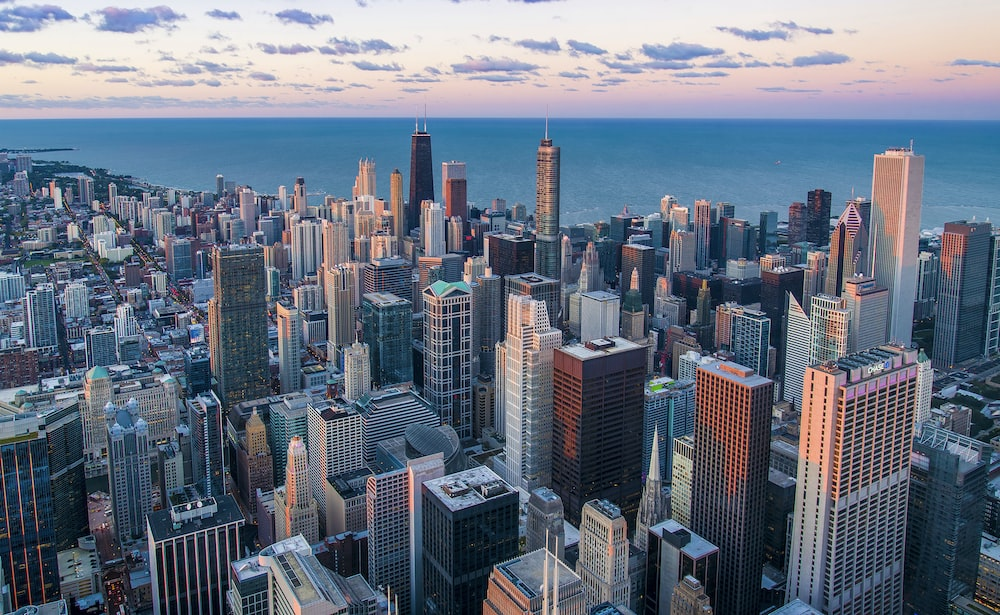
#> input picture Lab-03/reference.jpeg, 1000 x 615 px
$ python example.py
#> lines starting #> are read from the running program, lines starting #| are printed output that depends on the picture
import cv2
import numpy as np
import matplotlib.pyplot as plt

# Read the image
image = cv2.imread('reference.jpeg')
#> image is the input picture: shape (615, 1000, 3); mean B, G, R 129.8, 114.5, 104.5

if image is None:
    print('Could not read image')

#kernel1 -> Identity Filter
kernel1 = np.array([[0, 0, 0],
                    [0, 1, 0],
                    [0, 0, 0]])

identity = cv2.filter2D(src=image, ddepth=-1, kernel=kernel1)

kernel2 = np.ones((5, 5), np.float32) / 25
img = cv2.filter2D(src=image, ddepth=-1, kernel=kernel2)
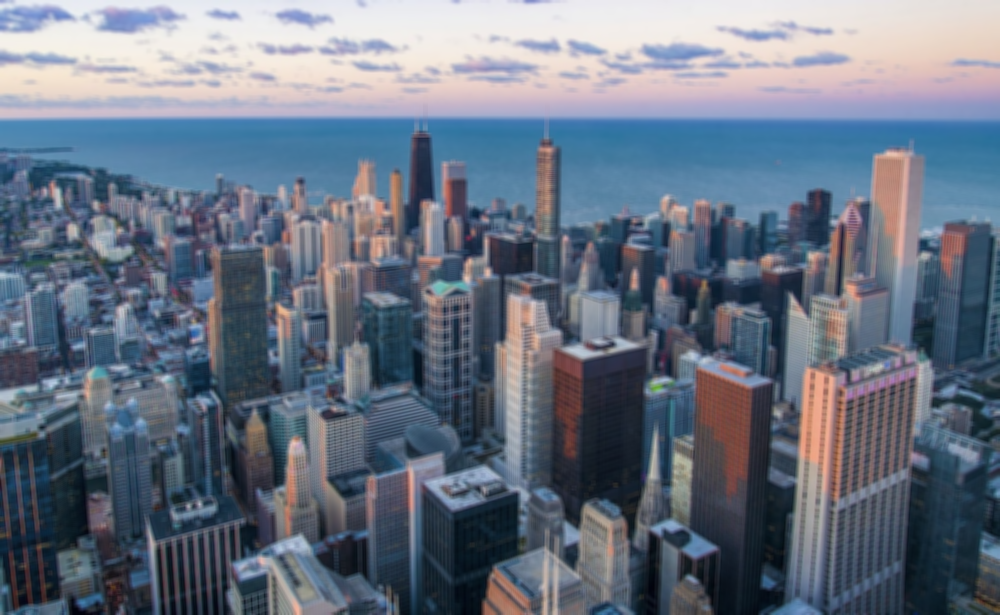
#> img: shape (615, 1000, 3); mean B, G, R 129.8, 114.5, 104.5

# Create a single window for displaying images
plt.figure(figsize=(12, 6))

# Display the original image
plt.subplot(131)
plt.imshow(cv2.cvtColor(image, cv2.COLOR_BGR2RGB))
plt.title('Original Image')
plt.axis('off')

# Display the identity filter result
plt.subplot(132)
plt.imshow(cv2.cvtColor(identity, cv2.COLOR_BGR2RGB))
plt.title('Identity Filter')
plt.axis('off')

# Display the kernel-blurred result
plt.subplot(133)
plt.imshow(cv2.cvtColor(img, cv2.COLOR_BGR2RGB))
plt.title('Kernel Blur')
plt.axis('off')

plt.tight_layout()
plt.show()
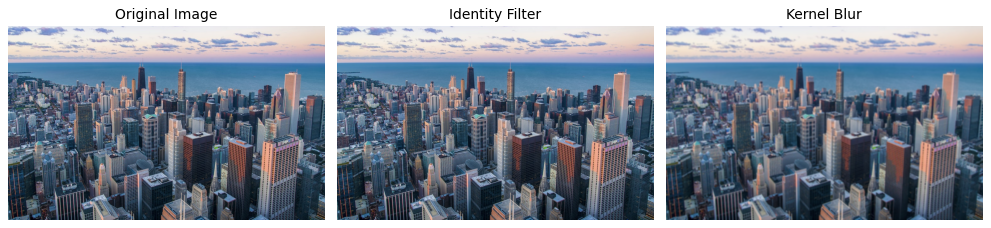
#> figure drawn by matplotlib, 3 panels

# Save the identity filter result
cv2.imwrite('identity.jpg', identity)

# Save the kernel-blurred result
cv2.imwrite('Blur_Kernel.jpg', img)

$ run again, with Lab-03/lane.jpg copied over Lab-03/reference.jpeg
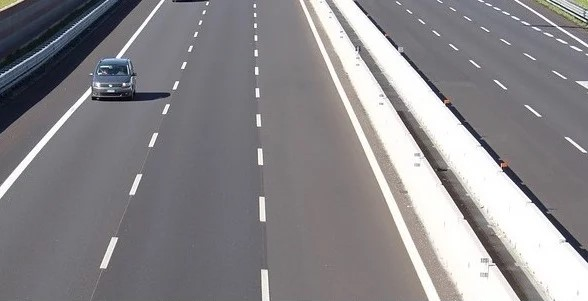
#> input picture Lab-03/lane.jpg, 588 x 301 px
#> image is the input picture: shape (301, 588, 3); mean B, G, R 138.1, 135, 137.2
#> `img = cv2.filter2D(src=image, ddepth=-1, kernel=kernel2)`:
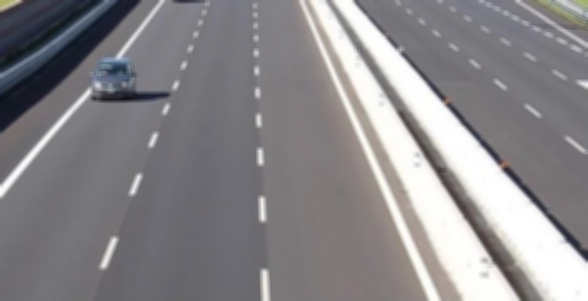
#> img: shape (301, 588, 3); mean B, G, R 138.1, 135, 137.2
#> `plt.show()`:
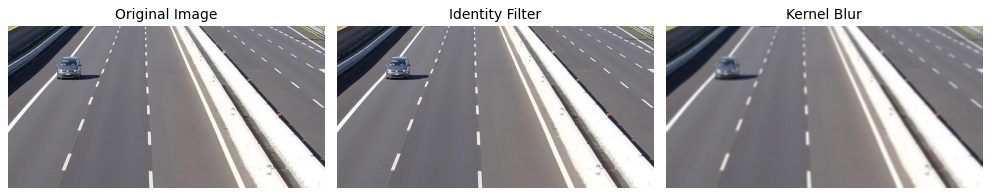
#> figure drawn by matplotlib, 3 panels

$ run again, with Lab-03/test.jpg copied over Lab-03/reference.jpeg
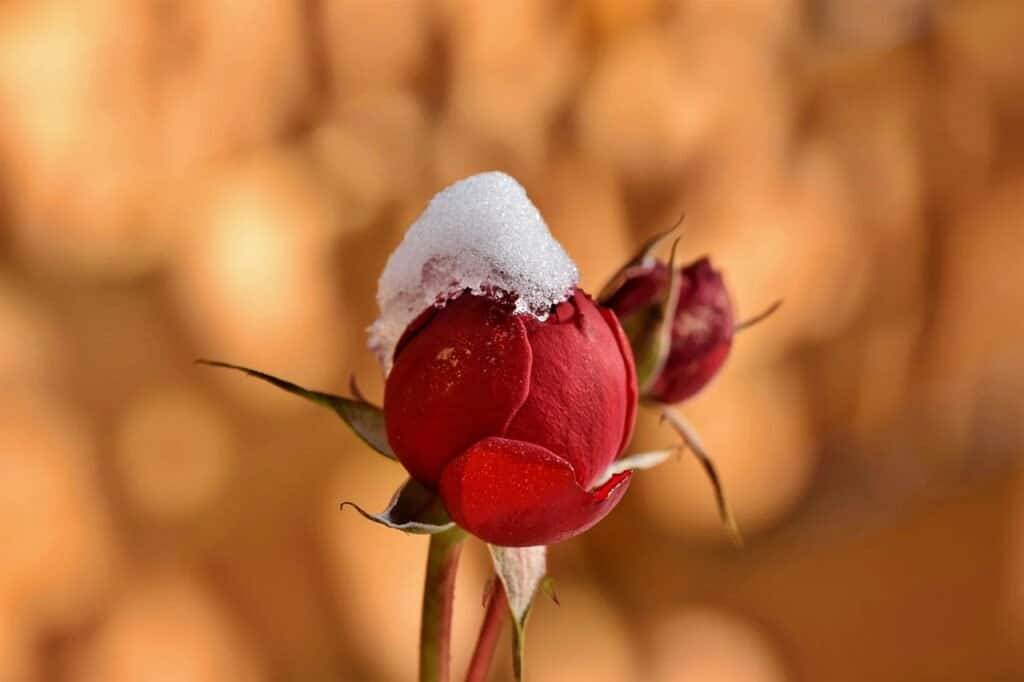
#> input picture Lab-03/test.jpg, 1024 x 682 px
#> image is the input picture: shape (682, 1024, 3); mean B, G, R 60.4, 110.8, 184
#> `plt.show()`:
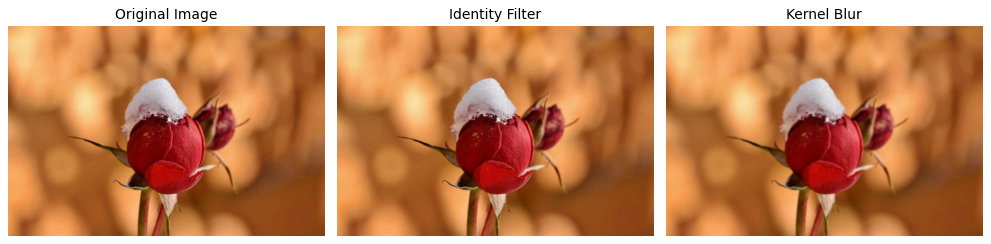
#> figure drawn by matplotlib, 3 panels
